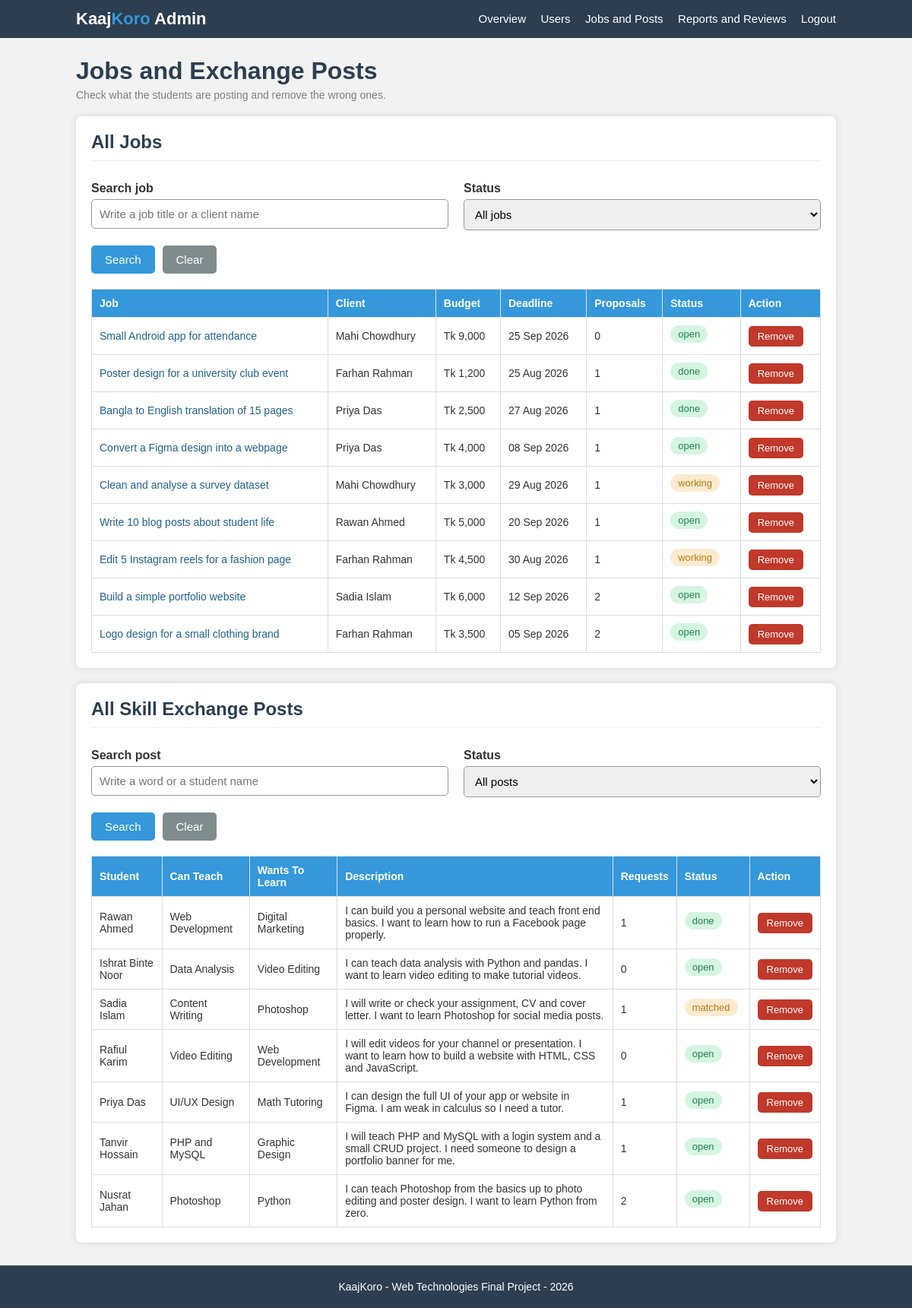
The page /admin-jobs.php (signed in) on the database its author committed.
### tables this page shows
CREATE TABLE jobs (
    job_id       INT AUTO_INCREMENT PRIMARY KEY,
    client_id    INT NOT NULL,
    title        VARCHAR(150) NOT NULL,
    description  TEXT NOT NULL,
    budget       INT NOT NULL,
    deadline     DATE NOT NULL,
    job_status   VARCHAR(20) DEFAULT 'open',
    hired_id     INT DEFAULT 0,
    created_at   DATE,
    FOREIGN KEY (client_id) REFERENCES users(user_id) ON DELETE CASCADE
);

CREATE TABLE users (
    user_id     INT AUTO_INCREMENT PRIMARY KEY,
    name        VARCHAR(100) NOT NULL,
    email       VARCHAR(100) NOT NULL UNIQUE,
    password    VARCHAR(255) NOT NULL,
    phone       VARCHAR(20)  NOT NULL,
    university  VARCHAR(100) NOT NULL,
    city        VARCHAR(50)  NOT NULL,
    bio         TEXT,
    education   VARCHAR(200),
    experience  TEXT,
    portfolio   VARCHAR(150),
    status      VARCHAR(20)  DEFAULT 'active',
    joined      DATE
);

CREATE TABLE posts (
    post_id         INT AUTO_INCREMENT PRIMARY KEY,
    user_id         INT NOT NULL,
    offer_skill_id  INT NOT NULL,
    want_skill_id   INT NOT NULL,
    description     TEXT NOT NULL,
    post_status     VARCHAR(20) DEFAULT 'open',
    created_at      DATE,
    FOREIGN KEY (user_id)        REFERENCES users(user_id)   ON DELETE CASCADE,
    FOREIGN KEY (offer_skill_id) REFERENCES skills(skill_id),
    FOREIGN KEY (want_skill_id)  REFERENCES skills(skill_id)
);

CREATE TABLE skills (
    skill_id    INT AUTO_INCREMENT PRIMARY KEY,
    skill_name  VARCHAR(60) NOT NULL UNIQUE
);

### admin-jobs.php (the view, shortened to what this page needs)
<?php
require_once "config.php";
require_once "functions.php";
$job_search  = isset($_GET["job_search"])  ? trim($_GET["job_search"]) : "";
$job_status  = isset($_GET["job_status"])  ? $_GET["job_status"] : "";
$post_search = isset($_GET["post_search"]) ? trim($_GET["post_search"]) : "";
$post_status = isset($_GET["post_status"]) ? $_GET["post_status"] : "";
$sql = "SELECT j.*, u.name AS client_name
        FROM jobs j
        JOIN users u ON j.client_id = u.user_id
        WHERE 1 = 1";
$sql = $sql . " ORDER BY j.job_id DESC";
$job_stmt = $conn->prepare($sql);
$job_stmt->execute();
$job_result = $job_stmt->get_result();
$sql = "SELECT p.*, u.name, s1.skill_name AS offer_skill, s2.skill_name AS want_skill
        FROM posts p
        JOIN users u   ON p.user_id = u.user_id
        JOIN skills s1 ON p.offer_skill_id = s1.skill_id
        JOIN skills s2 ON p.want_skill_id = s2.skill_id
        WHERE 1 = 1";
$sql = $sql . " ORDER BY p.post_id DESC";
$post_stmt = $conn->prepare($sql);
$post_stmt->execute();
$post_result = $post_stmt->get_result();
include "header.php";
?>
    <div class="page">
        <h1>Jobs and Exchange Posts</h1>
        <p class="page-info">Check what the students are posting and remove the wrong ones.</p>
        <div class="box">
            <h2 class="box-title">All Jobs</h2>
            <form method="GET" action="admin-jobs.php">
                <div class="row">
                    <div class="col-half">
                        <label for="job_search">Search job</label>
                        <input type="search" id="job_search" name="job_search" placeholder="Write a job title or a client name"
                               value="<?php echo htmlspecialchars($job_search); ?>">
                    </div>
                    <div class="col-half">
                        <label for="job_status">Status</label>
                        <select id="job_status" name="job_status">
                            <option value=""        <?php if ($job_status == "")        { echo "selected"; } ?>>All jobs</option>
                        </select>
                    </div>
                </div>
                <div class="buttons">
                    <button type="submit">Search</button>
                    <button type="button" class="btn-gray" onclick="window.location.href='admin-jobs.php'">Clear</button>
                </div>
            </form>
            <div style="margin-top:20px">
                <?php if ($job_result->num_rows == 0) { ?>
                    <div class="empty">No job found for this search.</div>
                <?php } else { ?>
                    <table>
                        <tr>
                            <th>Job</th><th>Client</th><th>Budget</th><th>Deadline</th>
                            <th>Proposals</th><th>Status</th><th>Action</th>
                        </tr>
                        <?php while ($job = $job_result->fetch_assoc()) {
                            $proposal_count = countRows($conn,
                                "SELECT COUNT(*) AS total FROM proposals WHERE job_id = ?", $job["job_id"]);
                            ?>
                            <tr>
                                <td><a href="job-details.php?id=<?php echo $job["job_id"]; ?>"><?php echo htmlspecialchars($job["title"]); ?></a></td>
                                <td><?php echo htmlspecialchars($job["client_name"]); ?></td>
                                <td><?php echo showMoney($job["budget"]); ?></td>
                                <td><?php echo showDate($job["deadline"]); ?></td>
                                <td><?php echo $proposal_count; ?></td>
                                <td><?php echo showStatus($job["job_status"]); ?></td>
                                <td>
                                    <button class="btn-small btn-red" onclick="if (confirm('Remove this job? The proposals will also be deleted.')) { window.location.href='admin-jobs.php?action=remove_job&id=<?php echo $job["job_id"]; ?>'; }">Remove</button>
                                </td>
                            </tr>
                        <?php } ?>
                    </table>
                <?php } ?>
            </div>
        </div>
        <div class="box">
            <h2 class="box-title">All Skill Exchange Posts</h2>
            <form method="GET" action="admin-jobs.php">
                <div class="row">
                    <div class="col-half">
                        <label for="post_search">Search post</label>
                        <input type="search" id="post_search" name="post_search" placeholder="Write a word or a student name"
                               value="<?php echo htmlspecialchars($post_search); ?>">
                    </div>
                    <div class="col-half">
                        <label for="post_status">Status</label>
                        <select id="post_status" name="post_status">
                            <option value=""        <?php if ($post_status == "")        { echo "selected"; } ?>>All posts</option>
                        </select>
                    </div>
                </div>
                <div class="buttons">
                    <button type="submit">Search</button>
                    <button type="button" class="btn-gray" onclick="window.location.href='admin-jobs.php'">Clear</button>
                </div>
            </form>
            <div style="margin-top:20px">
                <?php if ($post_result->num_rows == 0) { ?>
                    <div class="empty">No exchange post found for this search.</div>
                <?php } else { ?>
                    <table>
                        <tr>
                            <th>Student</th><th>Can Teach</th><th>Wants To Learn</th>
                            <th>Description</th><th>Requests</th><th>Status</th><th>Action</th>
                        </tr>
                        <?php while ($post = $post_result->fetch_assoc()) {
                            $request_count = countRows($conn,
                                "SELECT COUNT(*) AS total FROM requests WHERE post_id = ?", $post["post_id"]);
                            ?>
                            <tr>
                                <td><?php echo htmlspecialchars($post["name"]); ?></td>
                                <td><?php echo htmlspecialchars($post["offer_skill"]); ?></td>
                                <td><?php echo htmlspecialchars($post["want_skill"]); ?></td>
                                <td><?php echo htmlspecialchars($post["description"]); ?></td>
                                <td><?php echo $request_count; ?></td>
                                <td><?php echo showStatus($post["post_status"]); ?></td>
                                <td>
                                    <button class="btn-small btn-red" onclick="if (confirm('Remove this exchange post?')) { window.location.href='admin-jobs.php?action=remove_post&id=<?php echo $post["post_id"]; ?>'; }">Remove</button>
                                </td>
                            </tr>
                        <?php } ?>
                    </table>
                <?php } ?>
            </div>
        </div>
    </div>
<?php
include "footer.php";
?>

### functions.php (shortened to what this page needs)
<?php
function countRows($conn, $sql, $value) {
    $stmt = $conn->prepare($sql);
    $stmt->bind_param("i", $value);
    $stmt->execute();
    $result = $stmt->get_result();
    $row = $result->fetch_assoc();
    return $row["total"];
}
function showMoney($amount) {
    return "Tk " . number_format($amount);
}
function showStatus($status) {
    if ($status == "open" || $status == "accepted" || $status == "active"
        || $status == "solved" || $status == "visible" || $status == "done") {
        return "<span class='tag tag-green'>" . $status . "</span>";
    }
    if ($status == "pending" || $status == "working" || $status == "matched"
        || $status == "scheduled") {
        return "<span class='tag tag-orange'>" . $status . "</span>";
    }
    return "<span class='tag tag-red'>" . $status . "</span>";
}
function showDate($date) {
    return date("d M Y", strtotime($date));
}
?>

### style.css (style rules this page uses)
* { margin:0; padding:0; box-sizing:border-box; font-family:Arial, Helvetica, sans-serif; }
body { background:#f2f2f2; color:#333; }
a { text-decoration:none; color:#21618c; }
.page { width:1000px; margin:25px auto; }
h1 { color:#2c3e50; margin-bottom:5px; }
h2 { color:#2c3e50; }
.page-info { color:gray; font-size:14px; margin-bottom:20px; }
.box { background:white; padding:20px; border-radius:8px; box-shadow:0 0 8px lightgray; margin-bottom:20px; }
.box-title { border-bottom:1px solid #ecf0f1; padding-bottom:10px; margin-bottom:15px; }
.row { display:flex; gap:20px; }
.col-half { width:50%; }
label { display:block; font-weight:bold; margin-top:12px; margin-bottom:5px; }
input[type="text"], input[type="email"], input[type="password"], input[type="number"], input[type="tel"], input[type="date"], input[type="time"], input[type="search"], select, textarea { width:100%; padding:10px; border:1px solid #999; border-radius:5px; font-size:15px; outline:none; }
button { padding:10px 18px; border:none; border-radius:5px; background:#3498db; color:white; font-size:15px; cursor:pointer; }
.btn-small { padding:6px 12px; font-size:13px; }
.btn-red { background:#c0392b; }
.btn-gray { background:#7f8c8d; }
.buttons { margin-top:20px; display:flex; gap:10px; }
table { width:100%; border-collapse:collapse; margin-top:10px; }
th,td { border:1px solid #ddd; padding:10px; text-align:left; font-size:14px; }
th { background:#3498db; color:white; }
.tag { display:inline-block; background:#ecf0f1; color:#2c3e50; padding:4px 10px; border-radius:12px; font-size:13px; margin-right:5px; margin-bottom:5px; }
.tag-green { background:#d5f5e3; color:#1e8449; }
.tag-orange { background:#fdebd0; color:#b9770e; }

### rows shown on the page
jobs: title "Small Android app for attendance", client.name "Mahi Chowdhury", budget "Tk 9,000", deadline "25 Sep 2026", proposal_count "0", job_status "open"
jobs: title "Poster design for a university club event", client.name "Farhan Rahman", budget "Tk 1,200", deadline "25 Aug 2026", proposal_count "1", job_status "done"
jobs: title "Bangla to English translation of 15 pages", client.name "Priya Das", budget "Tk 2,500", deadline "27 Aug 2026", proposal_count "1", job_status "done"
jobs: title "Convert a Figma design into a webpage", client.name "Priya Das", budget "Tk 4,000", deadline "08 Sep 2026", proposal_count "1", job_status "open"
jobs: title "Clean and analyse a survey dataset", client.name "Mahi Chowdhury", budget "Tk 3,000", deadline "29 Aug 2026", proposal_count "1", job_status "working"
jobs: title "Write 10 blog posts about student life", client.name "Rawan Ahmed", budget "Tk 5,000", deadline "20 Sep 2026", proposal_count "1", job_status "open"
jobs: title "Edit 5 Instagram reels for a fashion page", client.name "Farhan Rahman", budget "Tk 4,500", deadline "30 Aug 2026", proposal_count "1", job_status "working"
jobs: title "Build a simple portfolio website", client.name "Sadia Islam", budget "Tk 6,000", deadline "12 Sep 2026", job_id "2", job_status "open"
jobs: title "Logo design for a small clothing brand", client.name "Farhan Rahman", budget "Tk 3,500", deadline "05 Sep 2026", proposal_count "2", job_status "open"
posts: user.name "Rawan Ahmed", offer_skill.skill_name "Web Development", want_skill.skill_name "Digital Marketing", description "I can build you a personal website and teach front end basics. I want to learn how to run a Facebook page properly.", request_count "1", post_status "done"
posts: user.name "Ishrat Binte Noor", offer_skill.skill_name "Data Analysis", want_skill.skill_name "Video Editing", description "I can teach data analysis with Python and pandas. I want to learn video editing to make tutorial videos.", request_count "0", post_status "open"
posts: user.name "Sadia Islam", offer_skill.skill_name "Content Writing", want_skill.skill_name "Photoshop", description "I will write or check your assignment, CV and cover letter. I want to learn Photoshop for social media posts.", request_count "1", post_status "matched"
posts: user.name "Rafiul Karim", offer_skill.skill_name "Video Editing", want_skill.skill_name "Web Development", description "I will edit videos for your channel or presentation. I want to learn how to build a website with HTML, CSS and JavaScript.", request_count "0", post_status "open"
posts: user.name "Priya Das", offer_skill.skill_name "UI/UX Design", want_skill.skill_name "Math Tutoring", description "I can design the full UI of your app or website in Figma. I am weak in calculus so I need a tutor.", request_count "1", post_status "open"
posts: user.name "Tanvir Hossain", offer_skill.skill_name "PHP and MySQL", want_skill.skill_name "Graphic Design", description "I will teach PHP and MySQL with a login system and a small CRUD project. I need someone to design a portfolio banner for me.", request_count "1", post_status "open"
posts: user.name "Nusrat Jahan", offer_skill.skill_name "Photoshop", want_skill.skill_name "Python", description "I can teach Photoshop from the basics up to photo editing and poster design. I want to learn Python from zero.", request_count "2", post_status "open"
